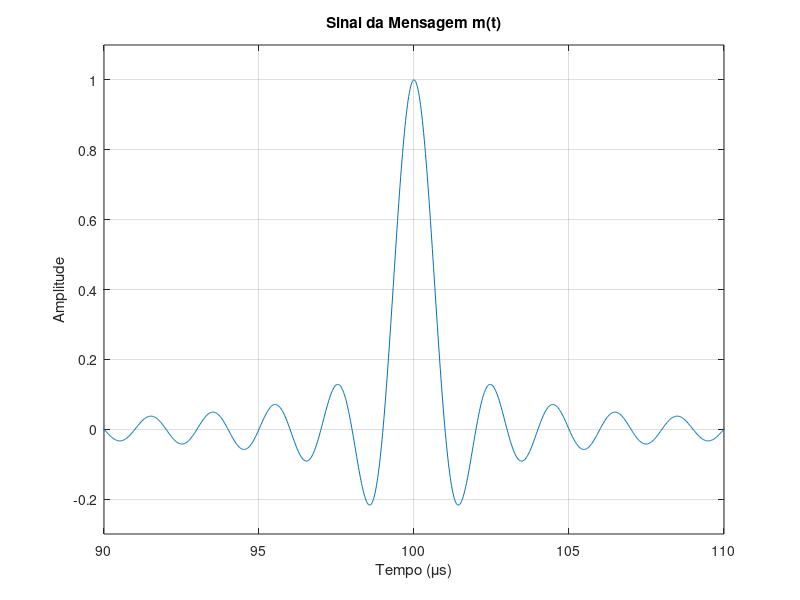

MATLAB code to generate this figure:
% Definindo parâmetros
fsamp = 50e6; 
t_end = 200e-6; 
t = linspace(0, t_end, round(t_end * fsamp)); 
x = linspace(0, t_end * 1e6, round(t_end * fsamp)) - 100; 
m = sinc(x); 

% Plotando o sinal
figure;
plot(t * 1e6, m);  
title('Sinal da Mensagem m(t)');
xlabel('Tempo (\mus)');
ylabel('Amplitude');
xlim([90, 110]); 
ylim([-0.3, 1.1]); 
grid on;

